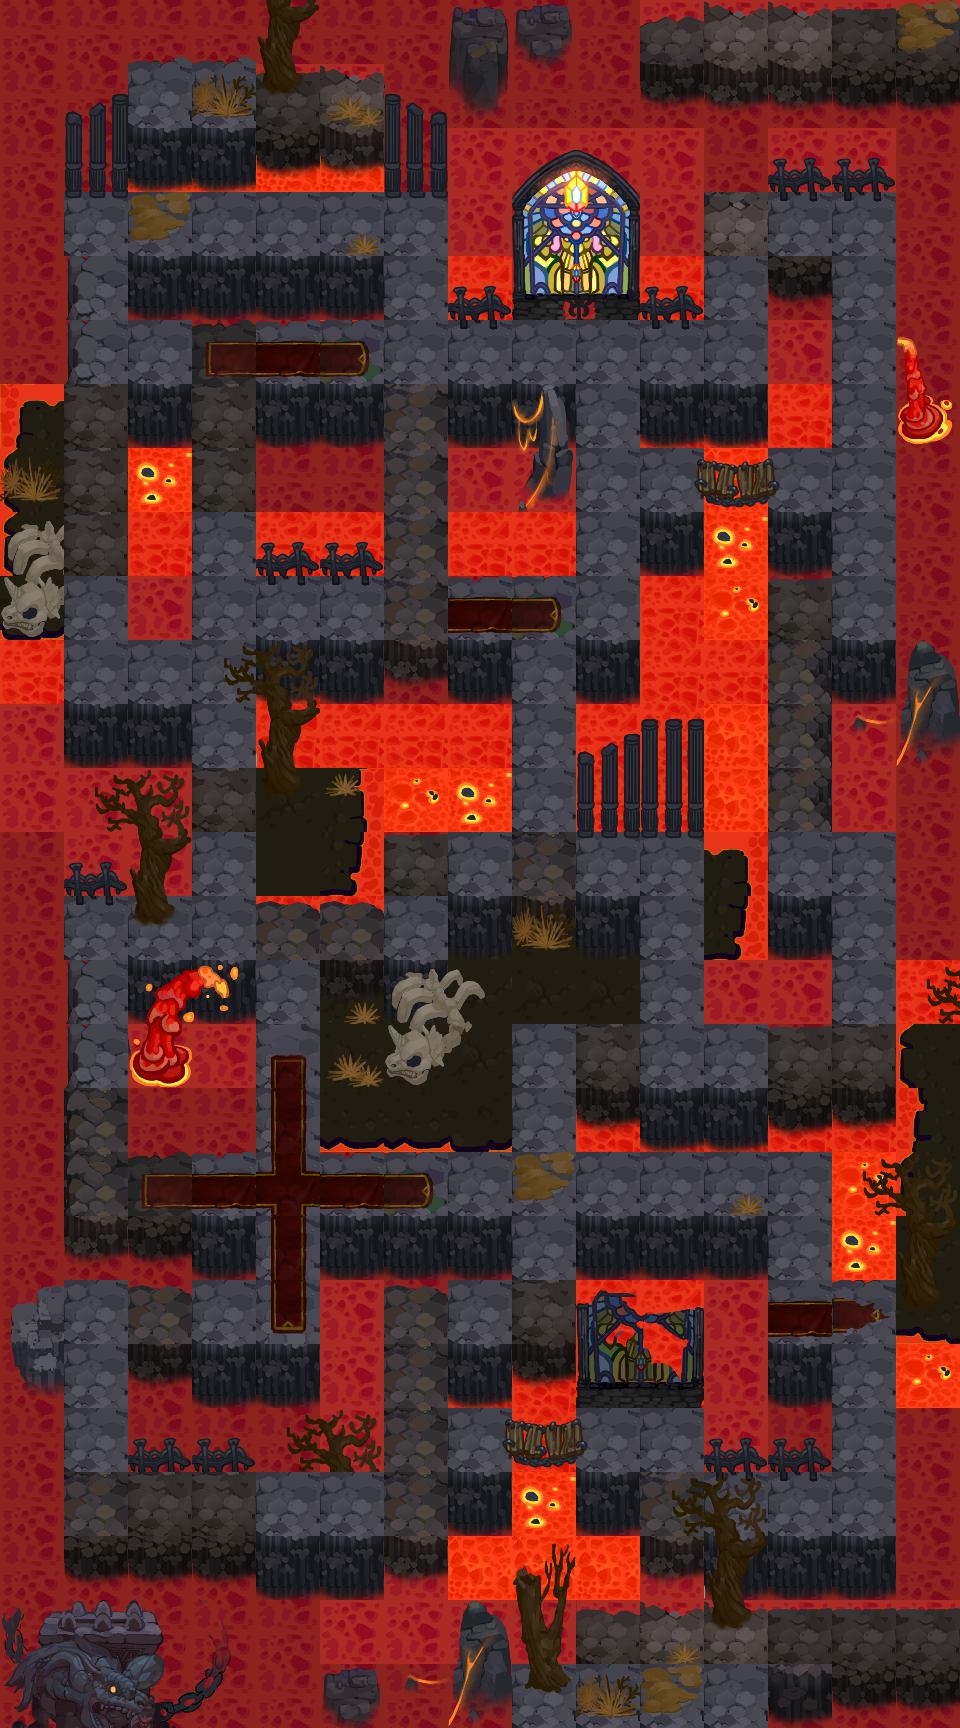

Rendered tile map (Tiled .tmx) drawn with the repository's tilesets; below, a short description and the map source with its tile grids summarised:
An orthogonal 15x27 tile map with 64x64 px tiles, 7 tile layers (background, background_top, block, block_top, ...), 4 tilesets and 8 objects (5x monster, move_3, move_2, move_1).

<map version="1.2" tiledversion="1.2.2" orientation="orthogonal" renderorder="left-down" width="15" height="27" tilewidth="64" tileheight="64" infinite="0" nextlayerid="55" nextobjectid="229">
 <tileset firstgid="1" name="volcano_block_1" tilewidth="64" tileheight="64" tilecount="64" columns="8">
  <image source="img/volcano_block_1.png" width="512" height="512" />
 </tileset>
 <tileset firstgid="65" name="diamond" tilewidth="64" tileheight="64" tilecount="64" columns="8">
  <image source="img/diamond.png" width="512" height="512" />
 </tileset>
 <tileset firstgid="129" name="volcano_bg_1" tilewidth="64" tileheight="64" tilecount="64" columns="8">
  <image source="img/volcano_bg_1.png" width="512" height="512" />
 </tileset>
 <tileset firstgid="193" name="volcano_top_1" tilewidth="64" tileheight="64" tilecount="64" columns="8">
  <image source="img/volcano_top_1.png" width="512" height="512" />
 </tileset>
 <layer id="45" name="background" width="15" height="27">
  <data>[405 cells, 405 non-empty, 10 distinct tile ids]</data>
 </layer>
 <layer id="46" name="background_top" width="15" height="27">
  <data>[405 cells, 127 non-empty, 19 distinct tile ids]</data>
 </layer>
 <layer id="47" name="block" width="15" height="27">
  <data>[405 cells, 266 non-empty, 22 distinct tile ids]</data>
 </layer>
 <layer id="48" name="block_top" width="15" height="27">
  <data>[405 cells, 117 non-empty, 27 distinct tile ids]</data>
 </layer>
 <layer id="49" name="diamond" width="15" height="27">
  <data>[405 cells, 62 non-empty, 1 distinct tile ids]</data>
 </layer>
 <objectgroup color="#ffaaff" id="50" name="trigger" visible="0" />
 <objectgroup color="#ff0000" id="51" name="monster" visible="0">
  <object id="224" name="monster" x="576" y="320" width="64" height="64">
   <properties>
    <property name="Direction_Arr" value="0" />
    <property name="ID_Arr" value="1001" />
    <property name="Interval" type="int" value="5000" />
    <property name="Move_Arr" value="0" />
    <property name="Order" type="int" value="1" />
    <property name="Time" type="int" value="0" />
   </properties>
  </object>
  <object id="225" name="monster" x="832" y="320" width="64" height="64">
   <properties>
    <property name="Direction_Arr" value="0" />
    <property name="ID_Arr" value="105" />
    <property name="Interval" type="int" value="5000" />
    <property name="Move_Arr" value="0" />
    <property name="Order" type="int" value="1" />
    <property name="Time" type="int" value="0" />
   </properties>
  </object>
  <object id="226" name="monster" x="192" y="448" width="64" height="64">
   <properties>
    <property name="Direction_Arr" value="0" />
    <property name="ID_Arr" value="105" />
    <property name="Interval" type="int" value="5000" />
    <property name="Move_Arr" value="0" />
    <property name="Order" type="int" value="1" />
    <property name="Time" type="int" value="0" />
   </properties>
  </object>
  <object id="227" name="monster" x="512" y="640" width="64" height="64">
   <properties>
    <property name="Direction_Arr" value="0" />
    <property name="ID_Arr" value="902" />
    <property name="Interval" type="int" value="5000" />
    <property name="Move_Arr" value="0" />
    <property name="Order" type="int" value="1" />
    <property name="Time" type="int" value="0" />
   </properties>
  </object>
  <object id="228" name="monster" x="192" y="192" width="64" height="64">
   <properties>
    <property name="Direction_Arr" value="0" />
    <property name="ID_Arr" value="105" />
    <property name="Interval" type="int" value="5000" />
    <property name="Move_Arr" value="0" />
    <property name="Order" type="int" value="1" />
    <property name="Time" type="int" value="0" />
   </properties>
  </object>
 </objectgroup>
 <objectgroup color="#00ff00" id="52" name="player" visible="0">
  <object id="110" name="move_3" x="512" y="1408" width="64" height="64" />
  <object id="109" name="move_2" x="512" y="1408" width="64" height="64" />
  <object id="107" name="move_1" x="512" y="1408" width="64" height="64" />
 </objectgroup>
 <layer id="53" name="all_top_1" width="15" height="27">
  <data>[405 cells, 56 non-empty, 40 distinct tile ids]</data>
 </layer>
 <layer id="54" name="all_top_2" width="15" height="27">
  <data>[405 cells, 0 non-empty, 0 distinct tile ids]</data>
 </layer>
</map>
